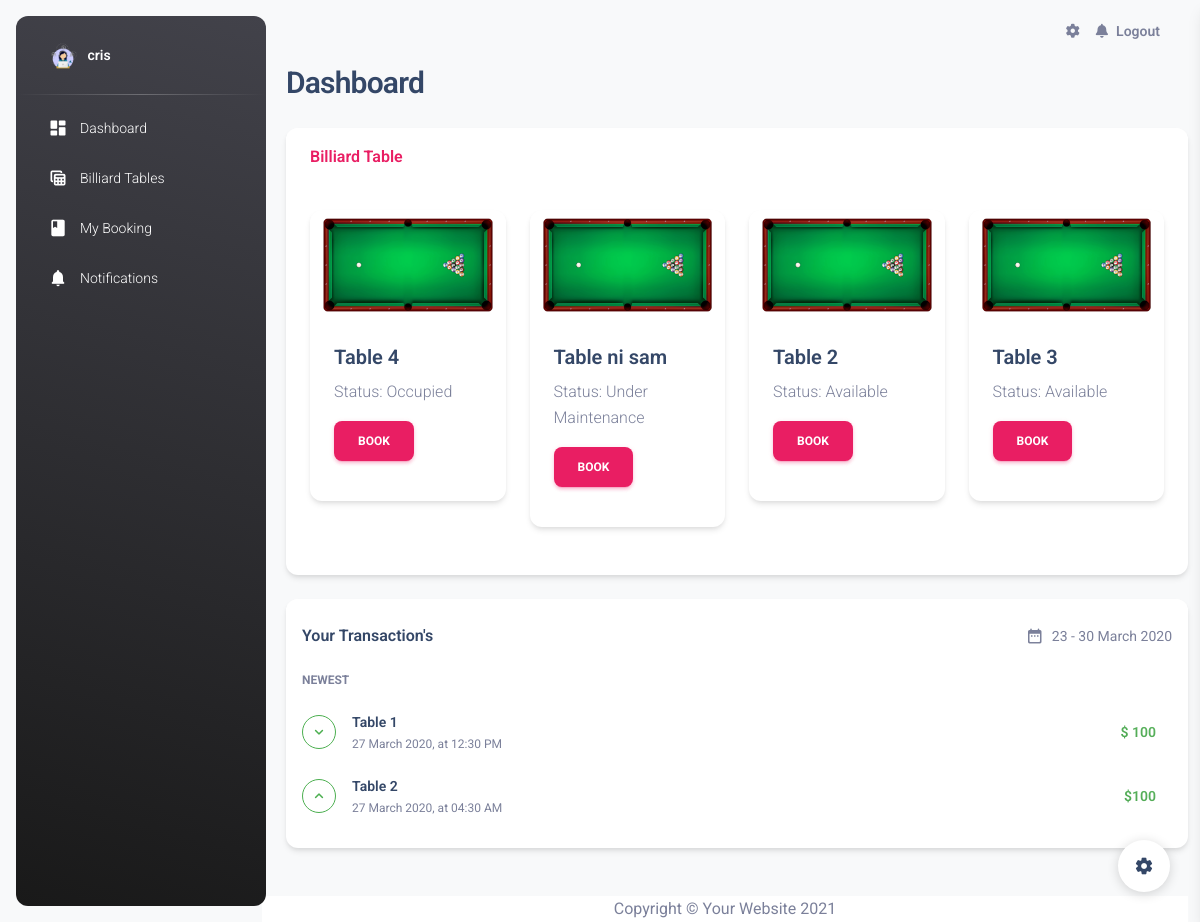
The page /user_dashboard.php (signed in) on the database its author committed.
### tables this page shows
CREATE TABLE `tables` (
  `table_id` int(11) NOT NULL,
  `table_number` varchar(100) NOT NULL,
  `status` enum('Available','Occupied','Under Maintenance') NOT NULL
);

### user_dashboard.php (the view, shortened to what this page needs)
<?php
$username = htmlspecialchars($_SESSION['username']);
?>
<!DOCTYPE html>
<html lang="en">
   <head>
      <link href="./assets/css/nucleo-icons.css" rel="stylesheet" />
      <link href="./assets/css/nucleo-svg.css" rel="stylesheet" />
      <link id="pagestyle" href="./assets/css/material-dashboard.css?v=3.1.0" rel="stylesheet" />
      <link href="vendor/fontawesome-free/css/all.min.css" rel="stylesheet" type="text/css">
   </head>
   <body class="g-sidenav-show  bg-gray-100">
      <aside class="sidenav navbar navbar-vertical navbar-expand-xs border-0 border-radius-xl my-3 fixed-start ms-3   bg-gradient-dark" id="sidenav-main">
         <div class="sidenav-header">
            <a class="navbar-brand m-0" href=" https://demos.creative-tim.com/material-dashboard/pages/dashboard " target="_blank">
            <img src="./img/admin.png" class="navbar-brand-img h-100" alt="main_logo">
            <span class="ms-1 font-weight-bold text-white"><?php echo htmlspecialchars($username); ?></span>
            </a>
         </div>
         <hr class="horizontal light mt-0 mb-2">
         <div class="collapse navbar-collapse  w-auto " id="sidenav-collapse-main">
         <ul class="navbar-nav">
            <li class="nav-item">
               <a class="nav-link text-white " href="user_dashboard.php">
                  <div class="text-white text-center me-2 d-flex align-items-center justify-content-center">
                     <i class="material-icons opacity-10">dashboard</i>
                  </div>
                  <span class="nav-link-text ms-1">Dashboard</span>
               </a>
            </li>
            <li class="nav-item">
               <a class="nav-link text-white " href="user_table.php">
                  <div class="text-white text-center me-2 d-flex align-items-center justify-content-center">
                     <i class="material-icons opacity-10">table_view</i>
                  </div>
                  <span class="nav-link-text ms-1">Billiard Tables</span>
               </a>
            </li>
            <li class="nav-item">
               <a class="nav-link text-white " href="booking_user.php">
                  <div class="text-white text-center me-2 d-flex align-items-center justify-content-center">
                     <i class="material-icons opacity-10">book</i>
                  </div>
                  <span class="nav-link-text ms-1">My Booking</span>
               </a>
            </li>
            <li class="nav-item">
               <a class="nav-link text-white " href="./notifications.html">
                  <div class="text-white text-center me-2 d-flex align-items-center justify-content-center">
                     <i class="material-icons opacity-10">notifications</i>
                  </div>
                  <span class="nav-link-text ms-1">Notifications</span>
               </a>
            </li>
         </ul>
      </aside>
      <main class="main-content border-radius-lg ">
         <nav class="navbar navbar-main navbar-expand-lg px-0 mx-4 shadow-none border-radius-xl" id="navbarBlur" data-scroll="true">
            <div class="container-fluid py-1 px-3">
               <div class="collapse navbar-collapse mt-sm-0 mt-2 me-md-0 me-sm-4" id="navbar">
                  <ul class="navbar-nav  justify-content-end">
                     <li class="nav-item px-3 d-flex align-items-center">
                        <a href="javascript:;" class="nav-link text-body p-0">
                        <i class="fa fa-cog fixed-plugin-button-nav cursor-pointer"></i>
                        </a>
                     </li>
                     <li class="nav-item dropdown pe-2 d-flex align-items-center">
                        <a href="javascript:;" class="nav-link text-body p-0" id="dropdownMenuButton" data-bs-toggle="dropdown" aria-expanded="false">
                        <i class="fa fa-bell cursor-pointer"></i>
                        </a>
                     </li>
                     <li class="nav-item d-flex align-items-center">
                        <a href="logout.php" class="nav-link text-body font-weight-bold px-0">
                        <span class="d-sm-inline d-none">Logout</span>
                        </a>
                     </li>
                  </ul>
               </div>
            </div>
         </nav>
         <div class="container-fluid">
         <div class="d-sm-flex align-items-center justify-content-between mb-4">
            <h1 class="h3 mb-0 text-gray-800">Dashboard</h1>
         </div>
            <div class="card shadow mb-4">
               <div class="card-header py-3">
                  <h6 class="m-0 font-weight-bold text-primary">Billiard Table</h6>
                     </div>
                        <div class="card-body">
                           <div class="row">
                           <?php
                              include 'conn.php';
                              $sqlTables = "SELECT table_number, status, table_id FROM tables";
                              $stmtTables = $conn->prepare($sqlTables);
                              $stmtTables->execute();
                              $tables = $stmtTables->fetchAll(PDO::FETCH_ASSOC);
                              ?>
                              <div class="container">
                                 <div class="row">
                                    <?php
                                    if (!empty($tables)) {
                                          foreach ($tables as $row) {
                                             echo '<div class="col-md-3 mb-4">';
                                             echo '<div class="card">';
                                             echo '<img class="card-img-top" src="./img/billiardtable.png" alt="Card image cap">';
                                             echo '<div class="card-body">';
                                             echo '<h5 class="card-title">'. htmlspecialchars($row["table_number"]) . '</h5>';
                                             echo '<p class="card-text">Status: ' . htmlspecialchars($row["status"]) . '</p>';
                                             echo '<div class="btn-group">';
                                             echo '<button type="button" class="btn btn-primary" onclick=\'openBookingModal('. json_encode($row) .')\'>Book</button>';
                                             echo '</div>';
                                             echo '</div>';
                                             echo '</div>';
                                             echo '</div>';
                                          }
                                    } else {
                                          echo "0 results";
                                    }
                                    ?>
                                 </div>
                              </div>
                           </div>
                        </div>
                     </div>
                  </div>
            <div class="container-fluid">
               <div class="card shadow mb-4">
                     <div class="card-header pb-0 px-3">
                     <div class="row">
                        <div class="col-md-6">
                           <h6 class="mb-0">Your Transaction's</h6>
                        </div>
                        <div class="col-md-6 d-flex justify-content-start justify-content-md-end align-items-center">
                           <i class="material-icons me-2 text-lg">date_range</i>
                           <small>23 - 30 March 2020</small>
                        </div>
                     </div>
                     </div>
                     <div class="card-body pt-4 p-3">
                     <h6 class="text-uppercase text-body text-xs font-weight-bolder mb-3">Newest</h6>
                     <ul class="list-group">
                        <li class="list-group-item border-0 d-flex justify-content-between ps-0 mb-2 border-radius-lg">
                           <div class="d-flex align-items-center">
                           <button class="btn btn-icon-only btn-rounded btn-outline-success mb-0 me-3 p-3 btn-sm d-flex align-items-center justify-content-center"><i class="material-icons text-lg">expand_more</i></button>
                           <div class="d-flex flex-column">
                              <h6 class="mb-1 text-dark text-sm">Table 1</h6>
                              <span class="text-xs">27 March 2020, at 12:30 PM</span>
                           </div>
                           </div>
                           <div class="d-flex align-items-center text-success text-gradient text-sm font-weight-bold">
                           $ 100
                           </div>
                        </li>
                        <li class="list-group-item border-0 d-flex justify-content-between ps-0 mb-2 border-radius-lg">
                           <div class="d-flex align-items-center">
                           <button class="btn btn-icon-only btn-rounded btn-outline-success mb-0 me-3 p-3 btn-sm d-flex align-items-center justify-content-center"><i class="material-icons text-lg">expand_less</i></button>
                           <div class="d-flex flex-column">
                              <h6 class="mb-1 text-dark text-sm">Table 2</h6>
                              <span class="text-xs">27 March 2020, at 04:30 AM</span>
                           </div>
                           </div>
                           <div class="d-flex align-items-center text-success text-gradient text-sm font-weight-bold">
                           $100
                           </div>
                        </li>
                     </div>
                  </div>
               </div>
         <div class="row">
         <div class="row mt-4">
            <footer class="sticky-footer bg-white">
               <div class="container my-auto">
                     <div class="copyright text-center my-auto">
                        <span>Copyright &copy; Your Website 2021</span>
                      </div>
                </div>
            </footer>
         </div>
      </main>
      <div class="fixed-plugin">
         <a class="fixed-plugin-button text-dark position-fixed px-3 py-2">
         <i class="material-icons py-2">settings</i>
         </a>
      </div>
   </body>
</html>

### rows shown on the page
tables: table_number "Table 4", status "Occupied"
tables: table_number "Table ni sam", status "Under Maintenance"
tables: table_number "Table 2", status "Available"
tables: table_number "Table 3", status "Available"

### other values the page prints
$username "cris"
